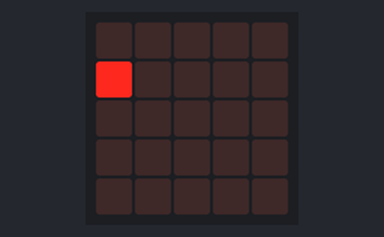
Recording of a program running on a simulated BBC micro:bit (MakeCode). Parts: the board's 5×5 LED display.

Above: at 0.05 s.
At 0.49 s:
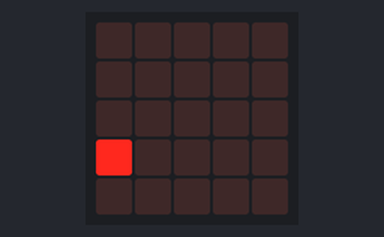
At 1.04 s:
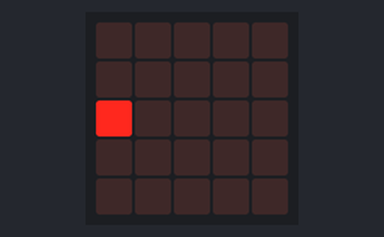

Measured:
- by itself, everything shown: repeats every 0.88 s, in 8 steps

The program:

main.ts
```typescript
function faireQuelqueChose () {

}
let liste: number[] = []
let posX = 0
let posY = 0
let direction = 1
basic.forever(function () {
    liste = [0, 4]
    for (let valeur of liste) {
        led.unplot(posX, posY)
        posY += direction
        led.plot(posX, posY)
        if (posY >= 4) {
            direction = -1
        } else if (posY <= 0) {
            direction = 1
        }
        basic.pause(100)
    }
})
```

test.ts
```typescript
// les tests vont ici ; cela ne sera pas compilé si ce paquet est utilisé en tant qu'extension.
```
